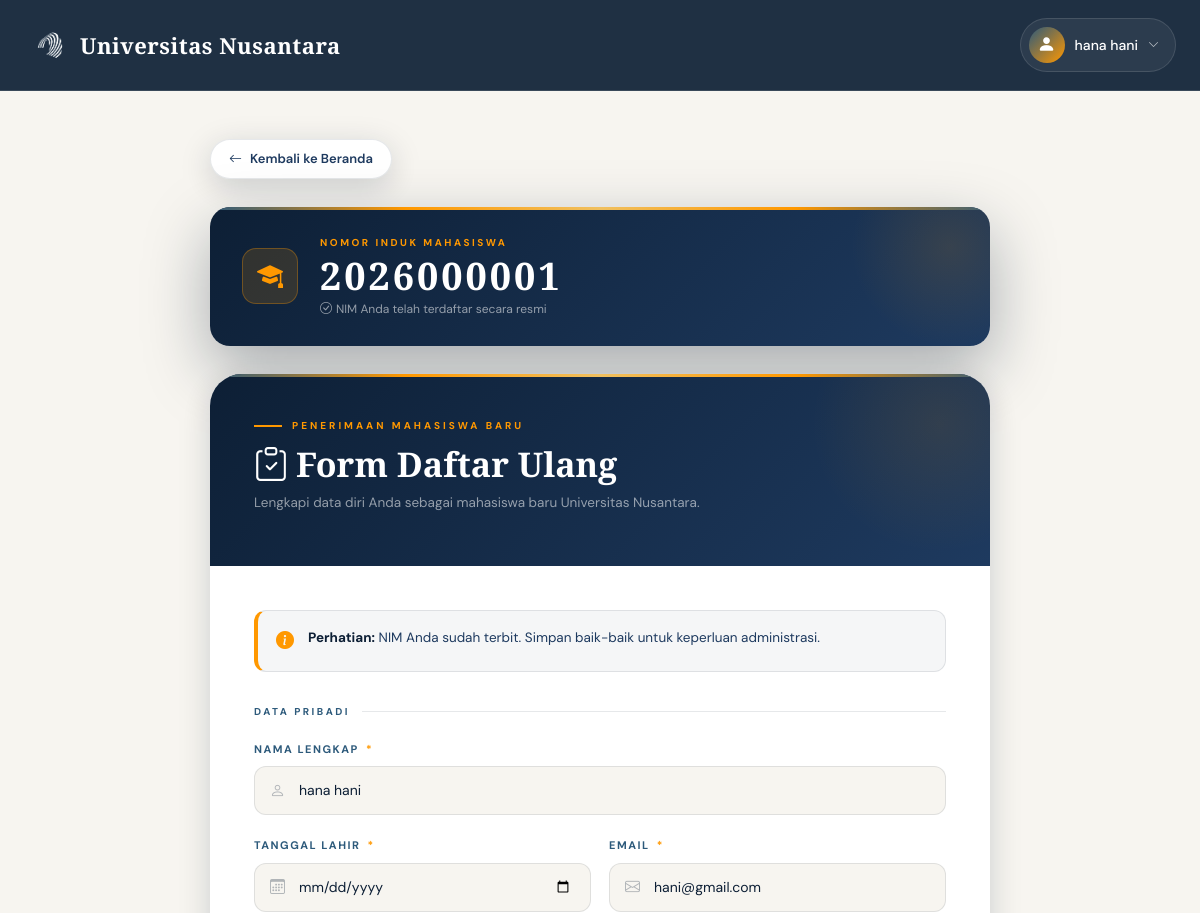
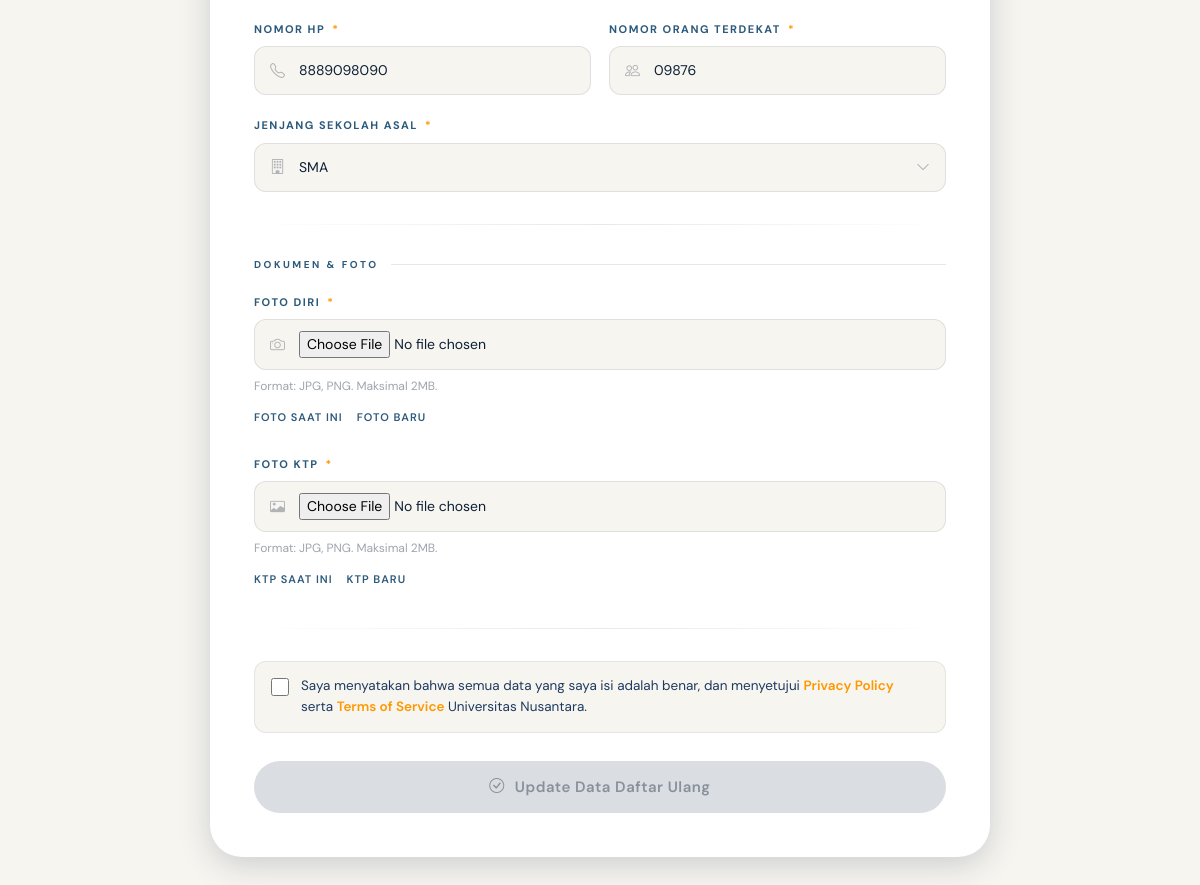
The page /daftar_ulang.php (signed in) on the database its author committed (2 pictures, top to bottom).
### tables this page shows
CREATE TABLE `users` (
  `id` int(11) NOT NULL,
  `first_name` varchar(100) NOT NULL,
  `last_name` varchar(100) NOT NULL,
  `email` varchar(150) NOT NULL,
  `password` varchar(255) NOT NULL,
  `photo` varchar(255) DEFAULT NULL,
  `about` longtext DEFAULT NULL,
  `created_at` timestamp NOT NULL DEFAULT current_timestamp()
);

CREATE TABLE `daftar_ulang` (
  `id` int(11) NOT NULL,
  `user_id` int(11) NOT NULL,
  `nim` varchar(20) NOT NULL,
  `nama_lengkap` varchar(200) NOT NULL,
  `date_of_birth` date DEFAULT NULL,
  `email` varchar(150) NOT NULL,
  `nomor_hp` varchar(20) NOT NULL,
  `nomor_orang_terdekat` varchar(20) NOT NULL,
  `school_level` enum('sma','smk') NOT NULL,
  `photo` varchar(255) NOT NULL,
  `ktp_photo` varchar(255) NOT NULL,
  `created_at` timestamp NOT NULL DEFAULT current_timestamp(),
  `updated_at` timestamp NOT NULL DEFAULT current_timestamp() ON UPDATE current_timestamp()
);

### daftar_ulang.php (the view, shortened to what this page needs)
<?php
include "koneksi.php";
$user_id = $_SESSION['user_id'];
$query_user = "SELECT u.*, p.date_of_birth FROM users u LEFT JOIN pendaftaran p ON u.email = p.email WHERE u.id = ?";
$stmt = mysqli_prepare($koneksi, $query_user);
mysqli_stmt_bind_param($stmt, "i", $user_id);
mysqli_stmt_execute($stmt);
$result_user = mysqli_stmt_get_result($stmt);
$user = mysqli_fetch_assoc($result_user);
$query_hasil = "SELECT h.*, p.jurusan, p.nomor_ujian, p.phone, p.school_level, p.photo
                FROM hasil_ujian h
                LEFT JOIN users u ON h.siswa_id = u.id
                LEFT JOIN pendaftaran p ON u.email = p.email
                WHERE h.siswa_id = ?
                ORDER BY h.waktu_submit DESC LIMIT 1";
$stmt_hasil = mysqli_prepare($koneksi, $query_hasil);
mysqli_stmt_bind_param($stmt_hasil, "i", $user_id);
mysqli_stmt_execute($stmt_hasil);
$result_hasil = mysqli_stmt_get_result($stmt_hasil);
$hasil_ujian = mysqli_fetch_assoc($result_hasil);
$query_check = "SELECT * FROM daftar_ulang WHERE user_id = ?";
$stmt_check = mysqli_prepare($koneksi, $query_check);
mysqli_stmt_bind_param($stmt_check, "i", $user_id);
mysqli_stmt_execute($stmt_check);
$result_check = mysqli_stmt_get_result($stmt_check);
$existing_data = mysqli_fetch_assoc($result_check);
$sudah_nim = $existing_data && !empty($existing_data['nim']);
?>
<!DOCTYPE html>
<html lang="id">
<head>
  <link href="https://cdn.jsdelivr.net/npm/bootstrap@5.3.2/dist/css/bootstrap.min.css" rel="stylesheet">
  <link href="https://cdn.jsdelivr.net/npm/bootstrap-icons@1.11.1/font/bootstrap-icons.css" rel="stylesheet">
</head>
<body>
<nav class="navbar navbar-expand-lg" id="mainNav">
  <div class="container-fluid px-4">
    <a class="navbar-brand" href="index.php">
      <img src="LOGORBG.png" alt="Logo" class="navbar-logo">
      <span>Universitas Nusantara</span>
    </a>
    <div class="ms-auto d-flex align-items-center gap-3">
      <div class="profile-dropdown">
        <button class="profile-btn" onclick="toggleDropdown()">
          <?php if (!empty($user['photo'])): ?>
            <img src="uploads/foto/<?php echo htmlspecialchars($user['photo']); ?>" alt="Profile" class="profile-avatar">
          <?php else: ?>
            <span class="profile-icon-circle"><i class="bi bi-person-fill"></i></span>
          <?php endif; ?>
          <span><?php echo htmlspecialchars($user['first_name'] . ' ' . $user['last_name']); ?></span>
          <i class="bi bi-chevron-down" style="font-size:11px; opacity:0.7;"></i>
        </button>
      </div>
    </div>
  </div>
</nav>
<div class="page-wrapper">
  <a href="index.php" class="page-back">
    <i class="bi bi-arrow-left"></i> Kembali ke Beranda
  </a>
  <?php if ($sudah_nim): ?>
  <div class="nim-badge">
    <div class="nim-badge-inner">
      <div class="nim-icon"><i class="bi bi-mortarboard-fill"></i></div>
      <div class="nim-info">
        <div class="nim-label">Nomor Induk Mahasiswa</div>
        <div class="nim-value"><?php echo htmlspecialchars($existing_data['nim']); ?></div>
        <div class="nim-note"><i class="bi bi-check-circle me-1"></i>NIM Anda telah terdaftar secara resmi</div>
      </div>
    </div>
  </div>
  <?php endif; ?>
  <div class="form-card">
    <div class="form-card-header">
      <div class="header-inner">
        <div class="header-eyebrow">Penerimaan Mahasiswa Baru</div>
        <h1><i class="bi bi-clipboard-check me-2"></i>Form Daftar Ulang</h1>
        <p>Lengkapi data diri Anda sebagai mahasiswa baru Universitas Nusantara.</p>
      </div>
    </div>
    <div class="form-card-body">
      <div class="info-box">
        <i class="bi bi-info-circle-fill"></i>
        <p>
          <strong>Perhatian:</strong>
          <?php if ($sudah_nim): ?>
            NIM Anda sudah terbit. Simpan baik-baik untuk keperluan administrasi.
          <?php else: ?>
            Pastikan semua data yang Anda masukkan sudah benar. NIM akan diberikan setelah Anda menyelesaikan daftar ulang.
          <?php endif; ?>
        </p>
      </div>
      <form action="proses_daftar_ulang.php" method="POST" enctype="multipart/form-data">
        <div class="form-section-label">Data Pribadi</div>
        <div class="form-group">
          <label>Nama Lengkap <span class="required-star">*</span></label>
          <div class="input-wrapper">
            <input type="text" name="nama_lengkap"
                   value="<?php echo $existing_data ? htmlspecialchars($existing_data['nama_lengkap']) : htmlspecialchars($user['first_name'] . ' ' . $user['last_name']); ?>"
                   placeholder="Nama lengkap sesuai KTP" required>
          </div>
        </div>
        <div class="form-row">
          <div class="form-group">
            <label>Tanggal Lahir <span class="required-star">*</span></label>
            <div class="input-wrapper">
              <input type="date" name="date_of_birth"
                     value="<?php echo $existing_data ? htmlspecialchars($existing_data['date_of_birth']) : htmlspecialchars($user['date_of_birth'] ?? ''); ?>"
                     required>
            </div>
          </div>
          <div class="form-group">
            <label>Email <span class="required-star">*</span></label>
            <div class="input-wrapper">
              <input type="email" name="email"
                     value="<?php echo $existing_data ? htmlspecialchars($existing_data['email']) : htmlspecialchars($user['email']); ?>"
                     required>
            </div>
          </div>
        </div>
        <div class="form-row">
          <div class="form-group">
            <label>Nomor HP <span class="required-star">*</span></label>
            <div class="input-wrapper">
              <input type="tel" name="nomor_hp"
                     value="<?php echo $existing_data ? htmlspecialchars($existing_data['nomor_hp']) : ($hasil_ujian['phone'] ?? ''); ?>"
                     placeholder="08xxxxxxxxxx" required>
            </div>
          </div>
          <div class="form-group">
            <label>Nomor Orang Terdekat <span class="required-star">*</span></label>
            <div class="input-wrapper">
              <input type="tel" name="nomor_orang_terdekat"
                     value="<?php echo $existing_data ? htmlspecialchars($existing_data['nomor_orang_terdekat']) : ''; ?>"
                     placeholder="08xxxxxxxxxx" required>
            </div>
          </div>
        </div>
        <div class="form-group">
          <label>Jenjang Sekolah Asal <span class="required-star">*</span></label>
          <div class="input-wrapper select-wrapper">
            <select name="school_level" required>
              <option value="sma" <?php echo ($existing_data && $existing_data['school_level'] == 'sma') || (!$existing_data && ($hasil_ujian['school_level'] ?? '') == 'sma') ? 'selected' : ''; ?>>SMA</option>
            </select>
          </div>
        </div>
        <div class="form-divider"></div>
        <div class="form-section-label">Dokumen & Foto</div>
        <div class="form-group">
          <label>Foto Diri <span class="required-star">*</span></label>
          <div class="input-wrapper">
            <input type="file" name="photo" accept="image/*"
                   <?php echo !$existing_data ? 'required' : ''; ?>
                   onchange="previewFile(this, 'photoPreview')">
          </div>
          <div class="form-hint">Format: JPG, PNG. Maksimal 2MB.</div>
          <div class="photo-preview-wrap">
            <?php if ($existing_data && $existing_data['photo']): ?>
              <div class="preview-item">
                <div class="preview-label">Foto saat ini</div>
              </div>
            <?php endif; ?>
            <div class="preview-item">
              <?php if ($existing_data && $existing_data['photo']): ?>
                <div class="preview-label">Foto baru</div>
              <?php endif; ?>
            </div>
          </div>
        </div>
        <div class="form-group">
          <label>Foto KTP <span class="required-star">*</span></label>
          <div class="input-wrapper">
            <input type="file" name="ktp_photo" accept="image/*"
                   <?php echo (!$existing_data || empty($existing_data['ktp_photo'])) ? 'required' : ''; ?>
                   onchange="previewFile(this, 'ktpPreview')">
          </div>
          <div class="form-hint">Format: JPG, PNG. Maksimal 2MB.</div>
          <div class="photo-preview-wrap">
            <?php if ($existing_data && !empty($existing_data['ktp_photo'])): ?>
              <div class="preview-item">
                <div class="preview-label">KTP saat ini</div>
              </div>
            <?php endif; ?>
            <div class="preview-item">
              <?php if ($existing_data && !empty($existing_data['ktp_photo'])): ?>
                <div class="preview-label">KTP baru</div>
              <?php endif; ?>
            </div>
          </div>
        </div>
        <div class="form-divider"></div>
        <div class="terms-group">
          <input type="checkbox" id="terms_checkbox" name="terms_checkbox" required>
          <label for="terms_checkbox">
            Saya menyatakan bahwa semua data yang saya isi adalah benar, dan menyetujui
            <a href="#" target="_blank">Privacy Policy</a> serta <a href="#" target="_blank">Terms of Service</a>
            Universitas Nusantara.
          </label>
        </div>
        <button type="submit" class="btn-submit" <?php echo $sudah_nim ? 'disabled' : ''; ?>>
          <i class="bi bi-check-circle"></i>
          <?php echo $existing_data ? 'Update Data Daftar Ulang' : 'Kirim Daftar Ulang'; ?>
        </button>
      </form>
    </div>
  </div>
</div>
</body>
</html>

### rows shown on the page
users: first_name+last_name "hana hani"
daftar_ulang: nim "2026000001", nama_lengkap "hana hani", email "hani@gmail.com", nomor_hp "8889098090", nomor_orang_terdekat "09876", school_level "SMA"
